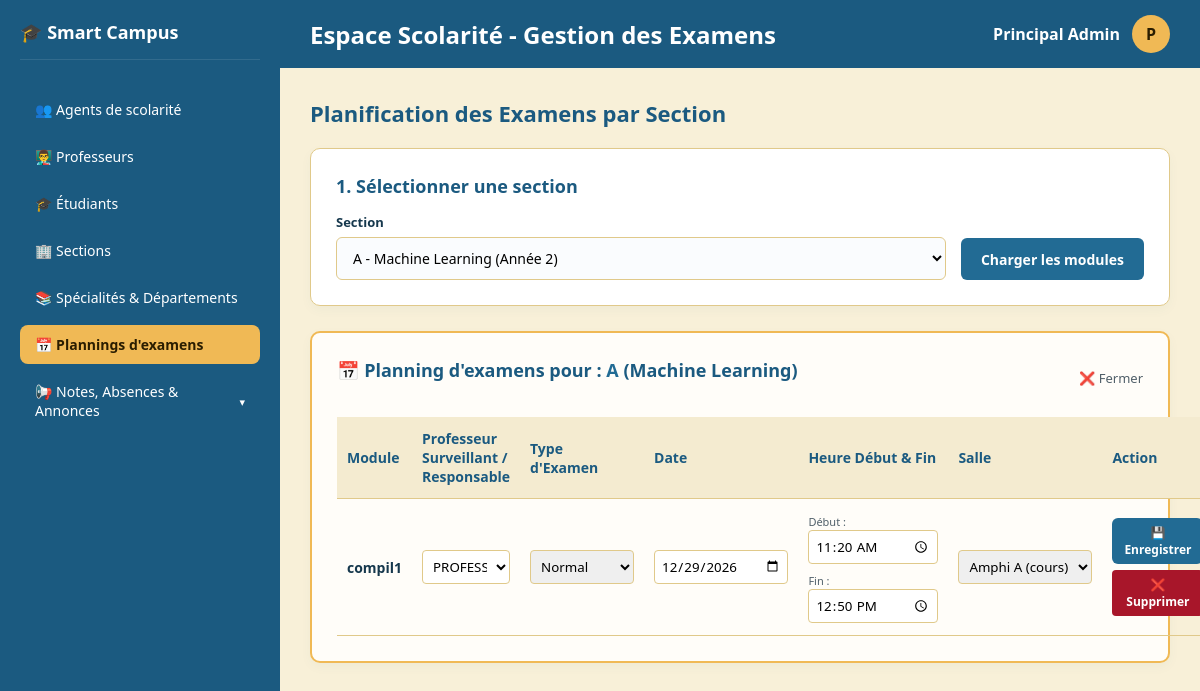
Page /gestion_examens.php?id_sec_selected=1 (signed in) on the committed database.
### tables this page shows
CREATE TABLE `section` (
  `id_Sec` int(11) NOT NULL,
  `nom_sec` varchar(100) NOT NULL,
  `id_sp` int(11) DEFAULT NULL,
  `nombre_groupes` int(11) DEFAULT 4
);

CREATE TABLE `specialite` (
  `id_sp` int(11) NOT NULL,
  `NomSp` varchar(100) NOT NULL,
  `id_Dep` int(11) DEFAULT NULL,
  `annee` int(11) NOT NULL
);

CREATE TABLE `programme` (
  `id_prog` int(11) NOT NULL,
  `id_sp` int(11) NOT NULL,
  `id_mod` int(11) NOT NULL,
  `semestre` tinyint(4) NOT NULL DEFAULT 1,
  `coefficient` decimal(3,1) NOT NULL DEFAULT 1.0
);

CREATE TABLE `module` (
  `id_mod` int(11) NOT NULL,
  `Nom_mod` varchar(100) NOT NULL
);

CREATE TABLE `prof` (
  `id_prof` int(11) NOT NULL,
  `id_user` varchar(100) NOT NULL,
  `id_Dep` int(11) DEFAULT NULL,
  `grade` varchar(50) DEFAULT NULL
);

CREATE TABLE `user` (
  `id_user` varchar(100) NOT NULL,
  `nom` varchar(50) NOT NULL,
  `prenom` varchar(50) NOT NULL,
  `email` varchar(100) NOT NULL,
  `mdP` varchar(255) NOT NULL,
  `role` enum('etudiant','prof','scolarite') NOT NULL
);

CREATE TABLE `exam` (
  `id_exam` int(11) NOT NULL,
  `id_mod` int(11) NOT NULL,
  `id_sec` int(11) NOT NULL,
  `id_prof` int(11) NOT NULL,
  `id_salle` int(11) DEFAULT NULL,
  `type_exam` enum('normal','rattrapage') NOT NULL DEFAULT 'normal',
  `dateEx` date NOT NULL,
  `heurD` time DEFAULT NULL,
  `heurF` time DEFAULT NULL
);

CREATE TABLE `salle` (
  `id_salle` int(11) NOT NULL,
  `nom_salle` varchar(50) NOT NULL,
  `capacite` int(11) DEFAULT NULL,
  `typeSalle` varchar(15) NOT NULL DEFAULT 'salle_cours'
);

### gestion_examens.php (the view, shortened to what this page needs)
<?php
$host = 'localhost';
$db   = 'smart_campus';
$user = 'root';
$pass = '';
try {
    $pdo = new PDO("mysql:host=$host;dbname=$db;charset=utf8mb4", $user, $pass);
    $pdo->setAttribute(PDO::ATTR_ERRMODE, PDO::ERRMODE_EXCEPTION);
    $sections = $pdo->query("SELECT sec.*, sp.NomSp, sp.annee FROM section sec JOIN specialite sp ON sec.id_sp = sp.id_sp ORDER BY sec.nom_sec ASC")->fetchAll(PDO::FETCH_ASSOC);
    $salles = $pdo->query("SELECT * FROM salle ORDER BY typeSalle, nom_salle")->fetchAll(PDO::FETCH_ASSOC);
    $profs = $pdo->query("SELECT p.id_prof, u.nom, u.prenom FROM prof p JOIN user u ON p.id_user = u.id_user ORDER BY u.nom ASC")->fetchAll(PDO::FETCH_ASSOC);
    $id_sec_selected = isset($_GET['id_sec_selected']) ? intval($_GET['id_sec_selected']) : null;
    $selected_section = null;
    $modules_section = [];
    $examens_section = [];
    if ($id_sec_selected) {
        $stmt_sel = $pdo->prepare("SELECT sec.*, sp.NomSp, sp.annee, sp.id_sp FROM section sec JOIN specialite sp ON sec.id_sp = sp.id_sp WHERE sec.id_Sec = ?");
        $stmt_sel->execute([$id_sec_selected]);
        $selected_section = $stmt_sel->fetch(PDO::FETCH_ASSOC);
        if ($selected_section) {
            $stmt_mods = $pdo->prepare("SELECT m.id_mod, m.Nom_mod, p.semestre, p.coefficient, e.id_prof
                                       FROM programme p
                                       JOIN module m ON p.id_mod = m.id_mod
                                       LEFT JOIN enseignement e ON m.id_mod = e.id_mod
                                       WHERE p.id_sp = ?");
            $stmt_mods->execute([$selected_section['id_sp']]);
            $modules_section = $stmt_mods->fetchAll(PDO::FETCH_ASSOC);
            $stmt_exams = $pdo->prepare("SELECT e.*, m.Nom_mod, sal.nom_salle, u.nom as prof_nom, u.prenom as prof_prenom
                                         FROM exam e
                                         JOIN module m ON e.id_mod = m.id_mod
                                         LEFT JOIN salle sal ON e.id_salle = sal.id_salle
                                         JOIN prof p ON e.id_prof = p.id_prof
                                         JOIN user u ON p.id_user = u.id_user
                                         WHERE e.id_sec = ?");
            $stmt_exams->execute([$id_sec_selected]);
            $raw_exams = $stmt_exams->fetchAll(PDO::FETCH_ASSOC);
            $examens_section = [];
            foreach ($raw_exams as $ex) {
                $examens_section[$ex['id_mod']] = $ex;
            }
        }
    }
} catch (PDOException $e) {
    $error = "Erreur de base de données : " . $e->getMessage();
}
?>
<!DOCTYPE html>
<html lang="fr">
<head>
</head>
<body>
    <div class="sidebar">
        <div class="sidebar-top">
            <div class="logo-area"><span>🎓 Smart Campus</span></div>
            <div class="menu">
                <?php if (!empty($_SESSION['is_super_admin'])): ?>
                    <a href="admin_principal_dashboard.php" class="menu-item">👥 Agents de scolarité</a>
                <?php endif; ?>
                <a href="gestion_profs.php" class="menu-item">👨‍🏫 Professeurs</a>
                <a href="gestion_etudiants.php" class="menu-item">🎓 Étudiants</a>
                <a href="gestion_sections.php" class="menu-item">🏢 Sections</a>
                <a href="gestion_specialites.php" class="menu-item">📚 Spécialités & Départements</a>
                <a href="gestion_examens.php" class="menu-item active">📅 Plannings d'examens</a>
                <div class="menu-dropdown">
                    <a href="javascript:void(0);" class="menu-item dropdown-toggle" onclick="toggleSubmenu()">
                        <span>📢 Notes, Absences & Annonces</span>
                        <span id="arrow" style="font-size: 11px;">▾</span>
                    </a>
                </div>
              </div>
            </div>
    </div>
    <div class="main-content">
        <div class="top-navbar">
            <h2>Espace Scolarité - Gestion des Examens</h2>
            <div class="user-menu-container" onclick="toggleUserMenu(event)">
                <div class="user-profile">
                    <span><strong><?php echo htmlspecialchars($_SESSION['prenom'] . ' ' . $_SESSION['nom']); ?></strong></span>
                    <div class="user-avatar"><?php echo strtoupper(substr($_SESSION['prenom'], 0, 1)); ?></div>
                </div>
            </div>
        </div>
        <div class="content-body">
            <h3 class="section-title">Planification des Examens par Section</h3>
            <div class="card">
                <h3>1. Sélectionner une section</h3>
                <form action="gestion_examens.php" method="GET">
                    <div style="display: flex; gap: 15px; align-items: flex-end;">
                        <div class="form-group" style="flex: 1; margin-bottom: 0;">
                            <label for="id_sec_selected">Section</label>
                            <select id="id_sec_selected" name="id_sec_selected" required>
                                <?php foreach ($sections as $sec): ?>
                                    <option value="<?php echo $sec['id_Sec']; ?>" <?php echo ($id_sec_selected == $sec['id_Sec']) ? 'selected' : ''; ?>>
                                        <?php echo htmlspecialchars($sec['nom_sec'] . ' - ' . $sec['NomSp'] . ' (Année ' . $sec['annee'] . ')'); ?>
                                    </option>
                                <?php endforeach; ?>
                            </select>
                        </div>
                        <div>
                            <button type="submit" class="btn-submit" style="height: 42px; background-color: var(--menu);">Charger les modules</button>
                        </div>
                    </div>
                </form>
            </div>
            <?php if ($selected_section): ?>
                <div class="card" style="border: 2px solid var(--accent); background-color: #fffdf9;">
                    <div style="display: flex; justify-content: space-between; align-items: center; margin-bottom: 20px;">
                        <h3 style="color: var(--header);">
                            📅 Planning d'examens pour : <span style="color: var(--menu);"><?php echo htmlspecialchars($selected_section['nom_sec']); ?></span> (<?php echo htmlspecialchars($selected_section['NomSp']); ?>)
                        </h3>
                        <a href="gestion_examens.php" style="color: var(--text-muted); text-decoration: none; font-size: 13px;">❌ Fermer</a>
                    </div>
                    <?php if (empty($modules_section)): ?>
                        <p style="color: var(--text-muted);">Aucun module trouvé pour cette spécialité.</p>
                    <?php else: ?>
                        <table>
                            <thead>
                                <tr>
                                    <th>Module</th>
                                    <th>Professeur Surveillant / Responsable</th>
                                    <th>Type d'Examen</th>
                                    <th>Date</th>
                                    <th>Heure Début & Fin</th>
                                    <th>Salle</th>
                                    <th>Action</th>
                                </tr>
                            </thead>
                            <tbody>
                                <?php foreach ($modules_section as $ms):
                                    $ex_actuel = $examens_section[$ms['id_mod']] ?? null;
                                ?>
                                    <tr>
                                        <form action="gestion_examens.php?id_sec_selected=<?php echo $selected_section['id_Sec']; ?>" method="POST">
                                            <td><strong><?php echo htmlspecialchars($ms['Nom_mod']); ?></strong></td>
                                            <td>
                                                <select name="id_prof" required style="padding: 6px; border-radius: 4px; border: 1px solid var(--border); width: 100%; background: #fff;">
                                                    <?php foreach ($profs as $p): ?>
                                                        <option value="<?php echo $p['id_prof']; ?>"
                                                            <?php echo ($ex_actuel && $ex_actuel['id_prof'] == $p['id_prof']) || (!$ex_actuel && $ms['id_prof'] == $p['id_prof']) ? 'selected' : ''; ?>>
                                                            <?php echo htmlspecialchars($p['nom'] . ' ' . $p['prenom']); ?>
                                                        </option>
                                                    <?php endforeach; ?>
                                                </select>
                                            </td>
                                            <td>
                                                <select name="type_exam" required style="padding: 6px; border-radius: 4px; border: 1px solid var(--border);">
                                                    <option value="normal" <?php echo ($ex_actuel && $ex_actuel['type_exam'] === 'normal') ? 'selected' : ''; ?>>Normal</option>
                                                </select>
                                            </td>
                                            <td>
                                                <input type="date" name="dateEx" value="<?php echo $ex_actuel ? htmlspecialchars($ex_actuel['dateEx']) : ''; ?>" required style="padding: 6px; border-radius: 4px; border: 1px solid var(--border);">
                                            </td>
                                            <td>
                                                <div style="display: flex; flex-direction: column; gap: 6px;">
                                                    <div>
                                                        <label style="font-size: 11px; color: var(--text-muted); margin-bottom: 2px;">Début :</label>
                                                        <input type="time" name="heurD" value="<?php echo $ex_actuel ? htmlspecialchars($ex_actuel['heurD']) : ''; ?>" required style="padding: 6px; border-radius: 4px; border: 1px solid var(--border); width: 130px;">
                                                    </div>
                                                    <div>
                                                        <label style="font-size: 11px; color: var(--text-muted); margin-bottom: 2px;">Fin :</label>
                                                        <input type="time" name="heurF" value="<?php echo $ex_actuel ? htmlspecialchars($ex_actuel['heurF']) : ''; ?>" required style="padding: 6px; border-radius: 4px; border: 1px solid var(--border); width: 130px;">
                                                    </div>
                                                </div>
                                            </td>
                                            <td>
                                                <select name="id_salle" required style="padding: 6px; border-radius: 4px; border: 1px solid var(--border);">
                                                    <?php foreach ($salles as $sal): ?>
                                                        <option value="<?php echo $sal['id_salle']; ?>" <?php echo ($ex_actuel && $ex_actuel['id_salle'] == $sal['id_salle']) ? 'selected' : ''; ?>>
                                                            <?php echo htmlspecialchars($sal['nom_salle'] . ' (' . $sal['typeSalle'] . ')'); ?>
                                                        </option>
                                                    <?php endforeach; ?>
                                                </select>
                                            </td>
                                            <td>
                                                <div style="display: flex; flex-direction: column; gap: 6px;">
                                                    <button type="submit" name="enregistrer_examen" class="btn-submit" style="width: 100%; padding: 6px 12px; font-size: 12px; background-color: var(--menu);">
                                                        💾 Enregistrer
                                                    </button>
                                                </form>
                                                    <?php if ($ex_actuel): ?>
                                                        <form action="gestion_examens.php?id_sec_selected=<?php echo $selected_section['id_Sec']; ?>" method="POST" onsubmit="return confirm('Supprimer cet examen du planning ?');">
                                                            <button type="submit" name="supprimer_examen" class="btn-delete" style="width: 100%; padding: 6px 12px; font-size: 12px; text-align: center;">
                                                                ❌ Supprimer
                                                            </button>
                                                        </form>
                                                    <?php endif; ?>
                                                </div>
                                <?php endforeach; ?>
                    <?php endif; ?>
                </div>
            <?php endif; ?>
        </div>
</body>
</html>

### rows in the picture
section: nom_sec "A", id_sp.NomSp "Machine Learning"
programme: id_mod.Nom_mod "compil1", id_prof "PROFESSEUR prof", dateEx "12/29/2026", heurD "11:20:00", heurF "12:50:00", id_salle "Amphi A (cours)"

### other values in the picture
$_SESSION['prenom'] . ' ' . $_SESSION['nom'] "Principal Admin"
substr($_SESSION['prenom'], 0, 1) "P"
form field id_sec_selected "A - Machine Learning (Année 2)"
